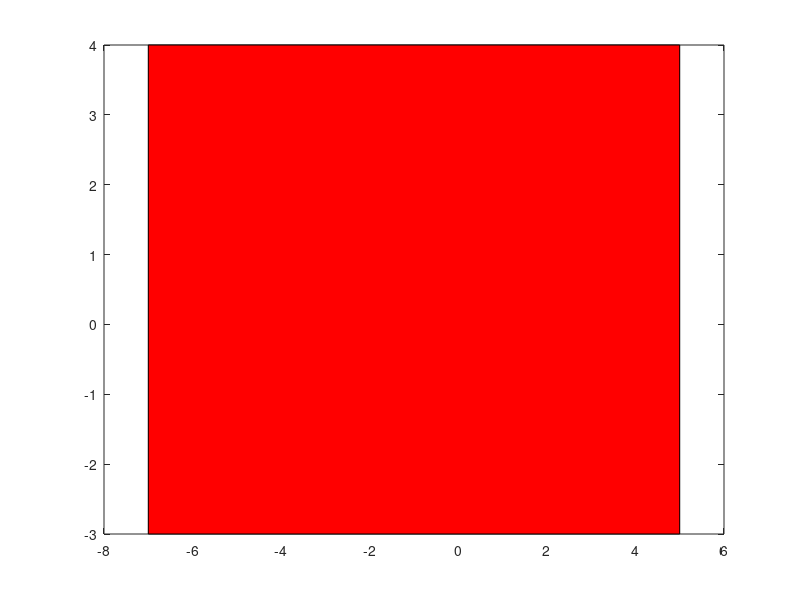

MATLAB code for this plot:
clear
clc
close all

% A(5,4), B(-7,4), C(-7,-3), D(5,-3)

x = [5,-7,-7,5,5];
y = [4,4,-3,-3,4];

line(x,y);
disp('Apasati o tasta ...')
pause;

fill(x,y,'r');